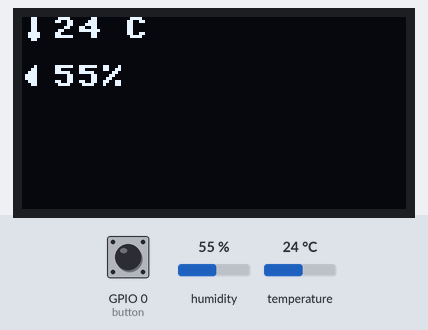
Simulated run of this program. Board: ESP32 board running MicroPython. Shown: 128×64 one-colour display. Inputs (shaded band) come from the test bench; at power-on: GPIO 0 (button) HIGH, humidity 55 %, temperature 24 °C. Library files of the repository ran but are not shown: ssd1306.py; what the program prints to the serial console is not drawn.

Above: at 1.2 s.
1.3 s: GPIO 0 (button) pulled LOW for 1.5 s
At 2.7 s:
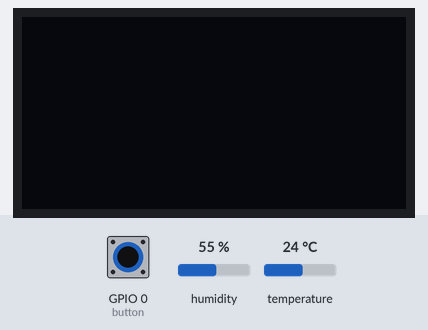
4.3 s: GPIO 0 (button) pulled LOW for 3.2 s
At 5.5 s:
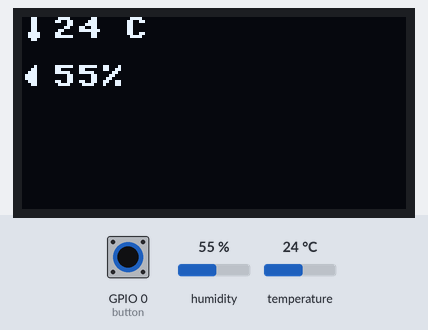
9.0 s: humidity set to 22 %
At 10.5 s:
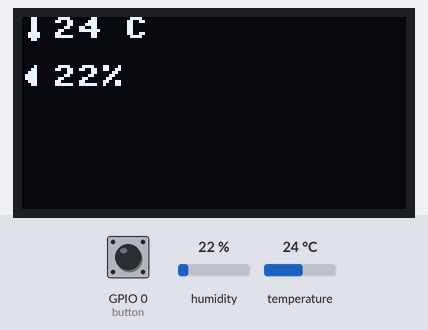
11.2 s: temperature set to 12 °C
At 13.4 s:
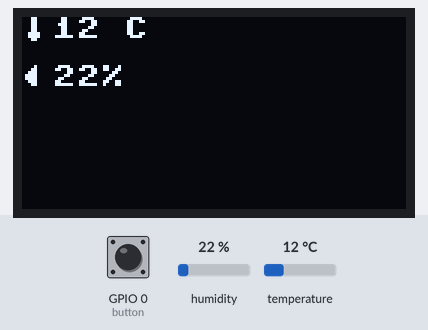
13.7 s: humidity set to 40 %
At 15.4 s:
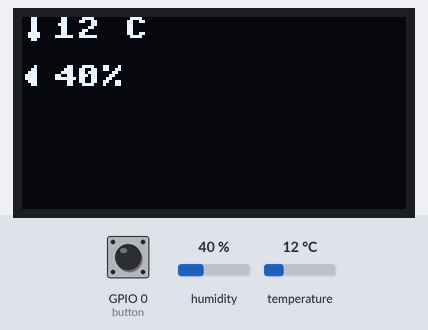
16.2 s: temperature set to 19 °C
Timing chart, 0 to 19.2 s (numbered marks = the images above; inputs shaded):
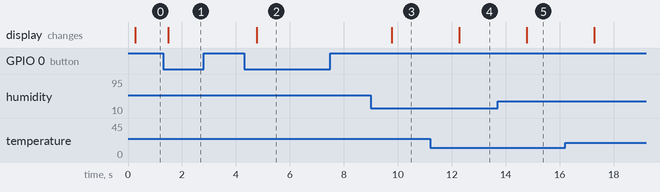

Measured:
- after the input at 1.3 s, the display: changes after 0.20 s (image 1)
- after the input at 4.3 s, the display: changes after 0.48 s (image 2)
- after the input at 9.0 s, the display: changes after 0.78 s (image 3)
- after the input at 11.2 s, the display: changes after 1.1 s (image 4)
- after the input at 13.7 s, the display: changes after 1.1 s (image 5)

The program:

Temprature_Humidity_emoji.py
```python
print("Hello, ESP32-S3!")

from machine import Pin, I2C
import machine
import ssd1306
import dht
import time

DHT_PIN = 4  # DHT11 data pin
button = Pin(0, Pin.IN, Pin.PULL_UP)

# Initialize DHT11 sensor
dht_sensor = dht.DHT11(machine.Pin(DHT_PIN))

# Initialize OLED display
i2c = machine.I2C(scl=machine.Pin(9), sda=machine.Pin(8))
oled = ssd1306.SSD1306_I2C(128, 64, i2c)

pressed = False  # Button state

# Define 8x8 bitmap
TEMP_ICON = [
    0b00011000,  #    ██
    0b00011000,  #    ██
    0b00011000,  #    ██
    0b00011000,  #    ██
    0b00011000,  #    ██
    0b00111100,  #   ████
    0b00111100,  #   ████
    0b00011000   #    ██
]

HUMIDITY_ICON = [
    0b00001000,  #     █
    0b00011000,  #    ██
    0b00111000,  #   ███
    0b01111000,  #  ████
    0b01111000,  #  ████
    0b00111000,  #   ███
    0b00011000,  #    ██
    0b00000000   #
]

def draw_icon(oled, x, y, icon):
    """Draws an 8x8 icon on the OLED at (x, y)."""
    for row in range(8):
        for col in range(8):
            pixel_on = (icon[row] >> (7 - col)) & 1
            oled.pixel(x + col, y + row, pixel_on)

def button_pressed(pin):
    global pressed
    time.sleep_ms(200)  # Software debounce

    if button.value() == 0:  # Confirm button is still pressed
        pressed = not pressed  # Toggle state

        if pressed:
            oled.poweroff()
        else:
            oled.poweron()
            oled.init_display()  # Reinitialize the display

# Attach the interrupt to the button's falling edge
button.irq(trigger=Pin.IRQ_FALLING, handler=button_pressed)

# Main loop
while True:
    if not pressed:  # Update only if the display is on
        try:
            dht_sensor.measure()
            time.sleep(0.2)
            temp = dht_sensor.temperature()
            humidity = dht_sensor.humidity()
            print(temp, humidity)

            oled.fill(0)

            # Draw temperature icon and text
            draw_icon(oled, 0, 0, TEMP_ICON)
            oled.text("{} C".format(temp), 10, 0)

            # Draw humidity icon and text
            draw_icon(oled, 0, 16, HUMIDITY_ICON)
            oled.text("{}%".format(humidity), 10, 16)

            oled.show()

        except Exception as e:
            print("Error reading DHT11 sensor:", e)

    time.sleep(1)  # Update every second
```
